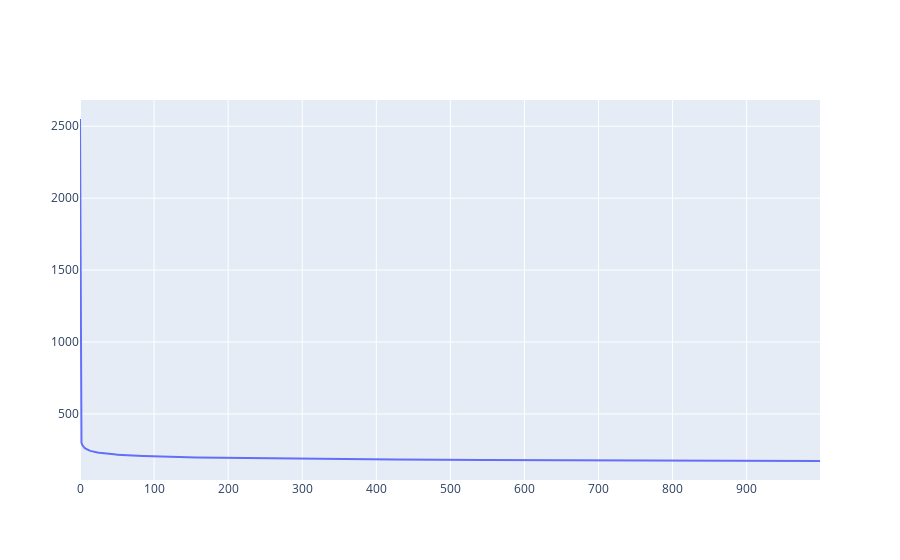

The notebook cell saved with this chart:
### Code cell
import numpy as np
import pandas as pd
import matplotlib.pyplot as plt
import seaborn as sns
import plotly
import plotly.graph_objects as go
import plotly.express as px
from tqdm import tqdm

import os
import time

T = 101**2 * 0.25
# f(0) = T
# f(K) -> 0
f = lambda k : T * 1 / np.log(k*T+np.exp(1))

K = 1e3

fig = go.Figure()
fig.add_trace(go.Scatter(x=np.arange(K), y=np.vectorize(f)(np.arange(K))))
fig.show()

### Figure 1 — Plotly figure (JSON) as saved in the notebook; plotly's stock layout.template omitted (floating-point values rounded to 4 significant figures; data arrays with more than 128 entries replaced by an {"elided": "..."} marker saying what was removed)
{"data": [{"type": "scatter", "x": {"elided": "1000 int values"}, "y": {"elided": "1000 float values"}}], "layout": {}}
